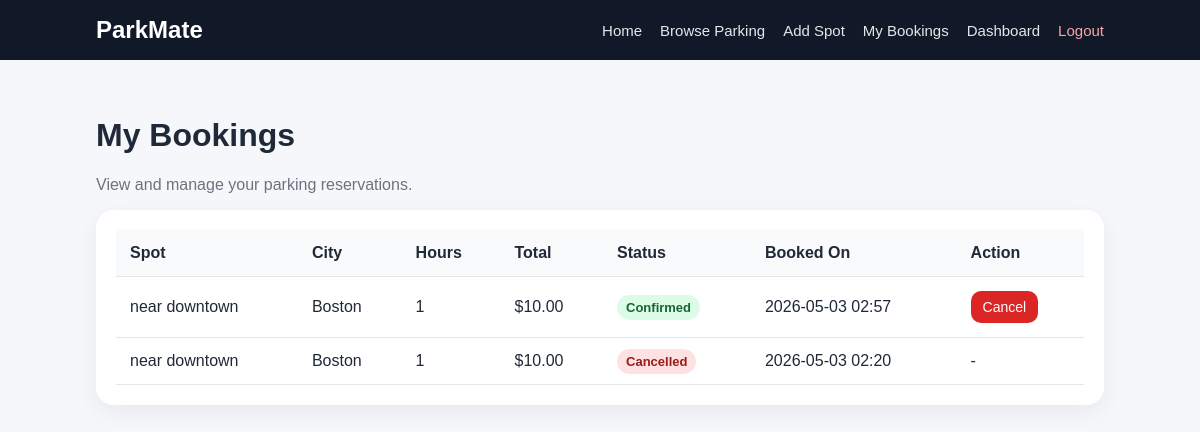
The app's page /bookings (signed in) with its own data.
### app/models.py (models this page shows)
class Booking(Base):
    __tablename__ = "bookings"
    id = Column(Integer, primary_key=True, index=True)
    user_id = Column(Integer, ForeignKey("users.id"))
    parking_spot_id = Column(Integer, ForeignKey("parking_spots.id"))
    hours = Column(Integer, nullable=False)
    total_price = Column(Float, nullable=False)
    status = Column(String, default="confirmed")
    created_at = Column(DateTime, default=datetime.utcnow)
    user = relationship("User", back_populates="bookings")
    spot = relationship("ParkingSpot", back_populates="bookings")

class ParkingSpot(Base):
    __tablename__ = "parking_spots"
    id = Column(Integer, primary_key=True, index=True)
    title = Column(String, nullable=False)
    address = Column(String, nullable=False)
    city = Column(String, nullable=False)
    price_per_hour = Column(Float, nullable=False)
    description = Column(String, nullable=True)
    is_available = Column(Boolean, default=True)
    owner_id = Column(Integer, ForeignKey("users.id"))
    created_at = Column(DateTime, default=datetime.utcnow)
    owner = relationship("User", back_populates="spots")
    bookings = relationship("Booking", back_populates="spot")

### app/routers/bookings.py (the view)
@router.get("/bookings", response_class=HTMLResponse)
def my_bookings(request: Request, db: Session = Depends(get_db)):
    user = get_current_user_from_cookie(request, db)
    if not user:
        return templates.TemplateResponse(
            "login.html",
            {"request": request, "error": "Please login to view bookings.", "user": None}
        )
    bookings = db.query(Booking).filter(Booking.user_id == user.id).order_by(Booking.created_at.desc()).all()
    return templates.TemplateResponse(
        "bookings.html",
        {"request": request, "user": user, "bookings": bookings}
    )

### app/templates/bookings.html
{% extends "base.html" %}
{% block content %}
<h1>My Bookings</h1>
<p class="muted">View and manage your parking reservations.</p>
{% if bookings %}
<div class="table-container">
    <table>
        <thead>
            <tr>
                <th>Spot</th>
                <th>City</th>
                <th>Hours</th>
                <th>Total</th>
                <th>Status</th>
                <th>Booked On</th>
                <th>Action</th>
            </tr>
        </thead>
        <tbody>
            {% for booking in bookings %}
            <tr>
                <td>{{ booking.spot.title }}</td>
                <td>{{ booking.spot.city }}</td>
                <td>{{ booking.hours }}</td>
                <td>${{ "%.2f"|format(booking.total_price) }}</td>
                <td>
                    {% if booking.status == "confirmed" %}
                        <span class="badge success">Confirmed</span>
                    {% else %}
                        <span class="badge danger">Cancelled</span>
                    {% endif %}
                </td>
                <td>{{ booking.created_at.strftime("%Y-%m-%d %H:%M") }}</td>
                <td>
                    {% if booking.status == "confirmed" %}
                    <form method="post" action="/bookings/{{ booking.id }}/cancel">
                        <button type="submit" class="btn small danger-btn">Cancel</button>
                    </form>
                    {% else %}
                        -
                    {% endif %}
                </td>
            </tr>
            {% endfor %}
        </tbody>
    </table>
</div>
{% else %}
    <p>You do not have any bookings yet.</p>
{% endif %}
{% endblock %}

### app/templates/base.html (shortened to what this page needs)
<!DOCTYPE html>
<html lang="en">
<head>
    <link rel="stylesheet" href="{{ url_for('static', path='/style.css') }}">
</head>
<body>
    <nav class="navbar">
        <div class="brand">
            <a href="/">ParkMate</a>
        </div>
        <div class="nav-links">
            <a href="/">Home</a>
            <a href="/spots">Browse Parking</a>
            {% if user %}
                <a href="/spots/add">Add Spot</a>
                <a href="/bookings">My Bookings</a>
                <a href="/dashboard">Dashboard</a>
                <a href="/logout" class="logout">Logout</a>
            {% else %}
                <a href="/login">Login</a>
                <a href="/register" class="primary-link">Register</a>
            {% endif %}
        </div>
    </nav>
    <main class="container">
        {% block content %}{% endblock %}
    </main>
</body>
</html>

### app/static/style.css (style rules this page uses)
* { box-sizing: border-box; }
body { margin: 0; font-family: Arial, Helvetica, sans-serif; background: #f5f7fb; color: #1f2937; }
a { text-decoration: none; color: inherit; }
.navbar { background: #111827; color: white; padding: 16px 8%; display: flex; justify-content: space-between; align-items: center; }
.brand a { font-size: 24px; font-weight: bold; }
.nav-links { display: flex; gap: 18px; align-items: center; }
.nav-links a { color: #e5e7eb; font-size: 15px; }
.logout { color: #fca5a5 !important; }
.container { width: 84%; margin: 0 auto; padding: 36px 0; }
.btn { background: #2563eb; color: white; border: none; padding: 11px 18px; border-radius: 10px; cursor: pointer; font-size: 15px; display: inline-block; }
.btn.small { padding: 8px 12px; font-size: 14px; }
.danger-btn { background: #dc2626; }
.muted { color: #6b7280; }
.badge { padding: 5px 9px; border-radius: 999px; font-size: 13px; font-weight: bold; }
.badge.success { background: #dcfce7; color: #166534; }
.badge.danger { background: #fee2e2; color: #991b1b; }
.table-container { overflow-x: auto; background: white; padding: 20px; border-radius: 18px; box-shadow: 0 8px 24px rgba(0,0,0,0.06); }
table { width: 100%; border-collapse: collapse; }
th, td { padding: 14px; border-bottom: 1px solid #e5e7eb; text-align: left; }
th { background: #f9fafb; }

### records on screen
Booking: spot "near downtown", spot.city "Boston", hours "1", total_price "10.00", status "Confirmed", created_at "2026-05-03 02:57"
Booking: spot "near downtown", spot.city "Boston", hours "1", total_price "10.00", status "Cancelled", created_at "2026-05-03 02:20"
